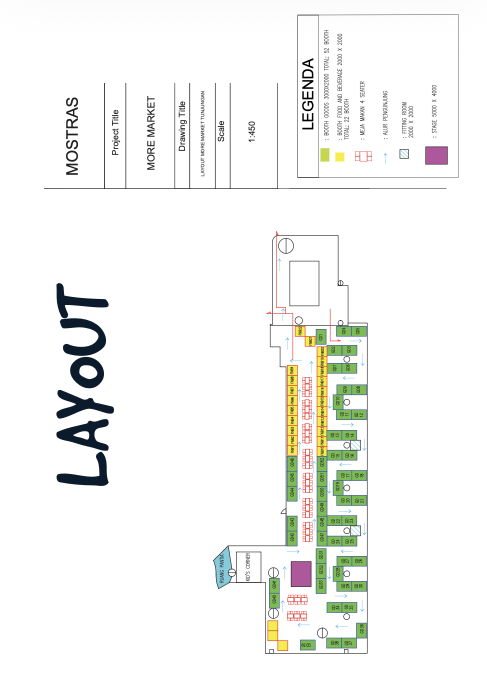
#> input picture data/plan4/source.png, 974 x 1386 px, found by its file name (shown at 1/2 size)
$ python make_plan4.py
#> lines starting #> are read from the running program, lines starting #| are printed output that depends on the picture
"""Cut data/plan4/layout.png and legend.png out of the scanned page data/plan4/source.png.

The page is rotated 90 degrees. Rotate it upright, crop the plan and the legend box, and
upscale 3x so the plan is about 2,640 px wide, close to the other plans. Run from the project root.
"""
import cv2

SCALE = 3
PLAN_BOX = (60, 415, 940, 750)  # x0, y0, x1, y1 in the upright page
LEGEND_BOX = (1022, 585, 1366, 925)

page = cv2.rotate(cv2.imread("data/plan4/source.png"), cv2.ROTATE_90_CLOCKWISE)
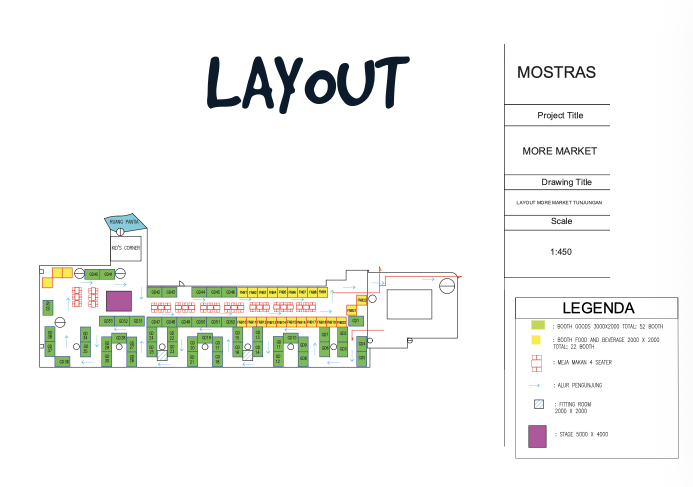
#> page: shape (974, 1386, 3) (shown at 1/2 size); mean B, G, R 243.1, 245.3, 244.6
for name, (x0, y0, x1, y1) in [("layout", PLAN_BOX), ("legend", LEGEND_BOX)]:
    crop = page[y0:y1, x0:x1]
    big = cv2.resize(crop, None, fx=SCALE, fy=SCALE, interpolation=cv2.INTER_CUBIC)
    cv2.imwrite(f"data/plan4/{name}.png", big)
    print(name, big.shape[1], "x", big.shape[0])
#> this loop made 2 passes
#> pass 1, `crop = page[y0:y1, x0:x1]`:
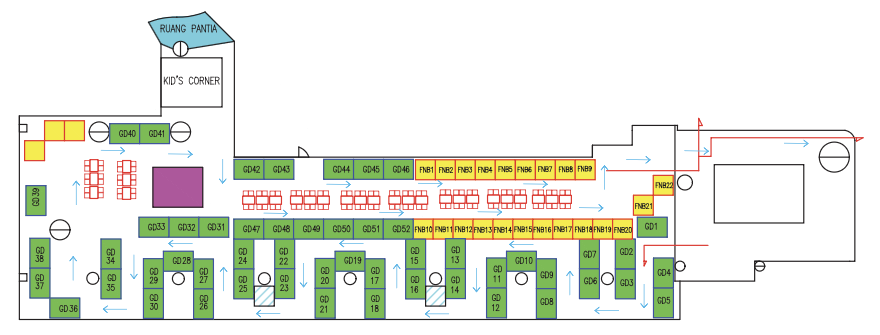
#> crop: shape (335, 880, 3); mean B, G, R 222.9, 233.9, 231
#> pass 1, `big = cv2.resize(crop, None, fx=SCALE, fy=SCALE, interpolation=cv2.INT..`:
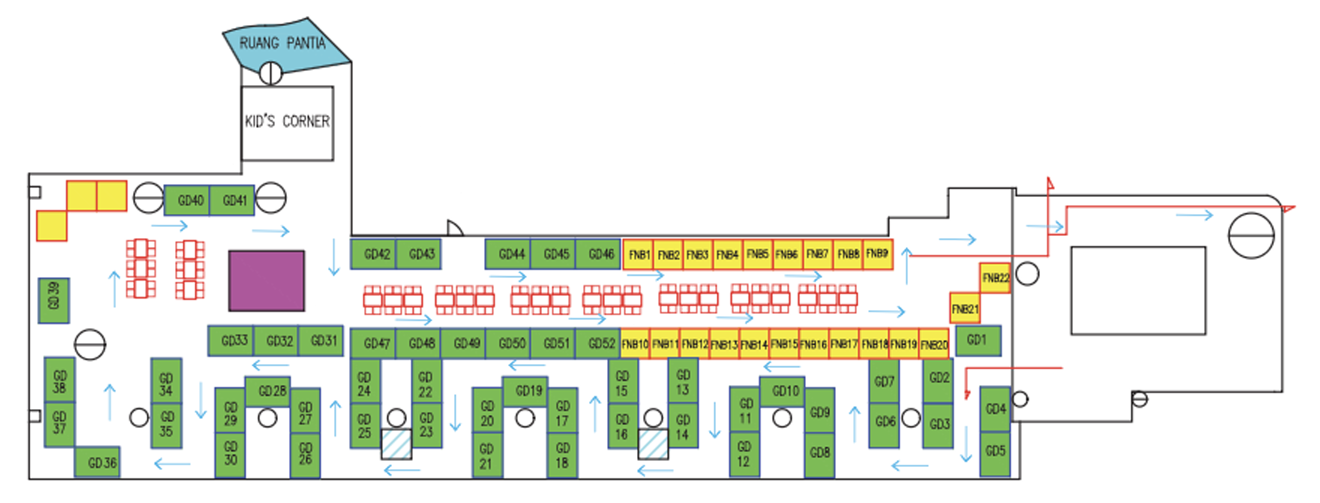
#> big: shape (1005, 2640, 3) (shown at 1/2 size); mean B, G, R 222.6, 233.6, 230.7
#> pass 2, `crop = page[y0:y1, x0:x1]`:
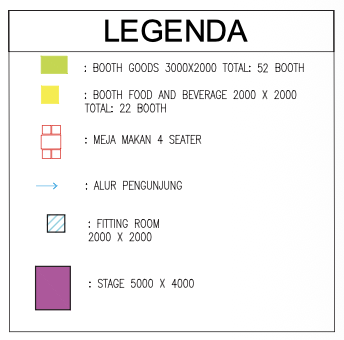
#> crop: shape (340, 344, 3); mean B, G, R 242.3, 242.4, 243.6
#> pass 2, `big = cv2.resize(crop, None, fx=SCALE, fy=SCALE, interpolation=cv2.INT..`:
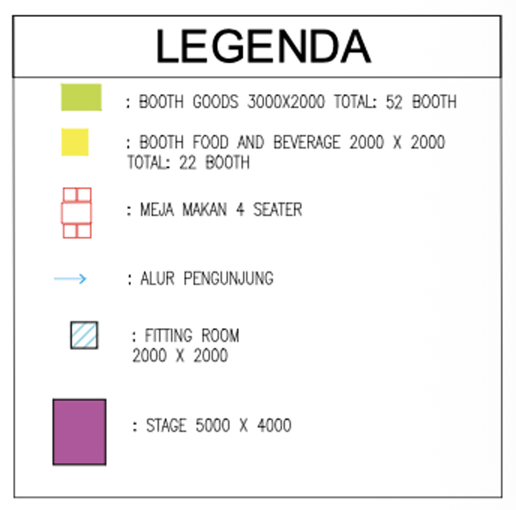
#> big: shape (1020, 1032, 3) (shown at 1/2 size); mean B, G, R 241.8, 241.9, 243.2
